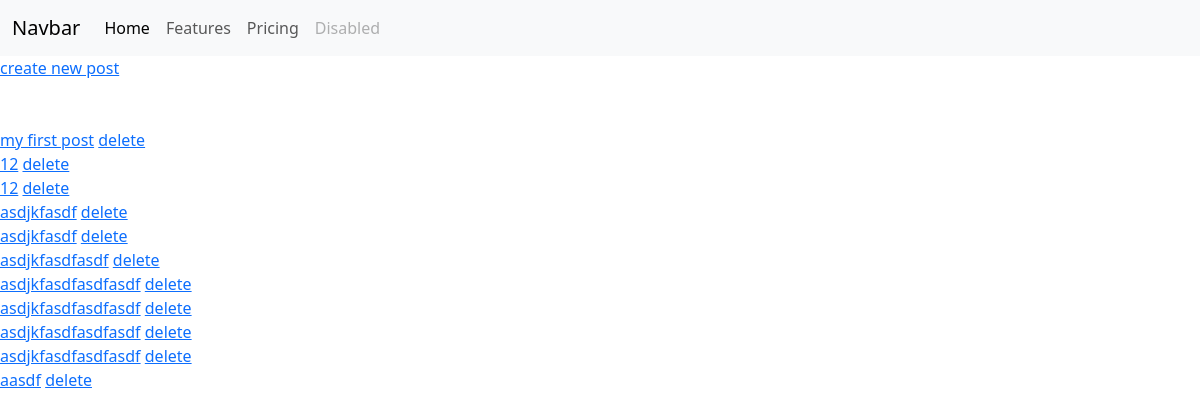
/, run on an earlier commit of the app's database.
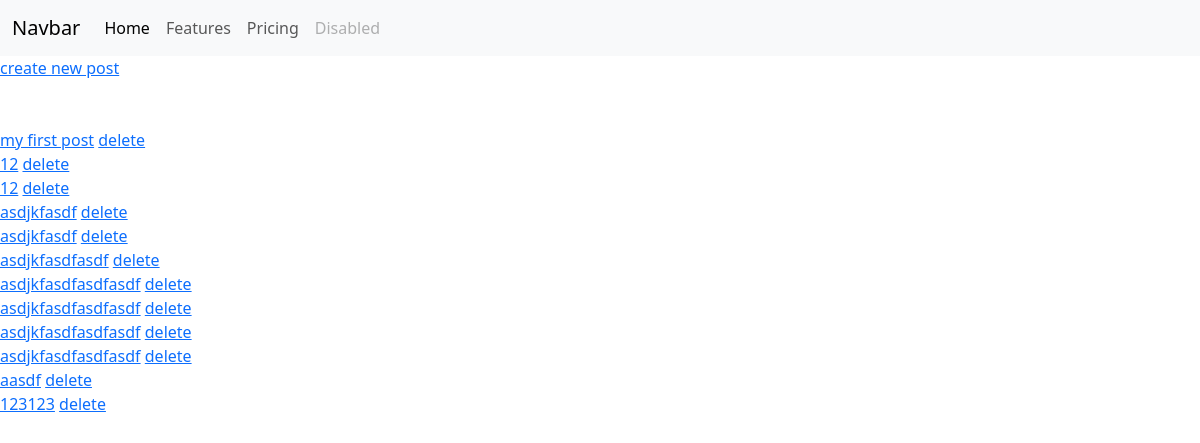
And on a later commit of the database.
### post/models.py (models this page shows, shortened)
class Post(models.Model):
    name = models.CharField(max_length=50)
    content = models.TextField()
    create_date = models.DateField(default=date.today)
    author = models.CharField(max_length=40)
    like_count = models.IntegerField(default=0)
    published = models.BooleanField(default=False)
    test = models.IntegerField(default=1)

### post/views.py (the view)
# urls.py: 2. Add a URL to urlpatterns:  path('', views.home, name='home')
def home(request):
    posts = Post.objects.all() #ყველა პოსტის წამოღება
    return render(request, 'template_1.html', context={'posts': posts})

### post/templates/template_1.html (shortened to what this page needs)
{% extends 'base.html' %}
{% block content %}
<a href="{% url  'create-post' %}"> create new post</a>
<br>
<br>
<br>
{% for post in posts %}
    <a href="{% url 'detail-post' post.id %}">{{post.name}}</a>
    <a href="{% url 'delete-post' post.id %}">   delete</a>
    <br/>
{%endfor%}
{% endblock %}

What changed in the data, as far as the page shows it:
added Post: name "123123"
